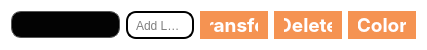
         <widget class="QFrame" name="frame_8">
          <property name="minimumSize">
           <size>
            <width>0</width>
            <height>50</height>
           </size>
          </property>
          <property name="maximumSize">
           <size>
            <width>1000</width>
            <height>50</height>
           </size>
          </property>
          <property name="styleSheet">
           <string notr="true">QFrame{
background-color:white;
border-radius:20px;
}</string>
          </property>
          <property name="frameShape">
           <enum>QFrame::StyledPanel</enum>
          </property>
          <property name="frameShadow">
           <enum>QFrame::Raised</enum>
          </property>
          <layout class="QGridLayout" name="gridLayout_6" columnstretch="1,1,1,1,1">
           <property name="horizontalSpacing">
            <number>6</number>
           </property>
           <property name="verticalSpacing">
            <number>0</number>
           </property>
           <item row="0" column="0">
            <widget class="QComboBox" name="channelsGraph2">
             <property name="maximumSize">
              <size>
               <width>250</width>
               <height>16777215</height>
              </size>
             </property>
             <property name="styleSheet">
              <string notr="true">QComboBox {
    border: 1px solid #565656; /* Border color for the combobox */
    border-radius: 10px;
    padding: 2px 18px 2px 8px; /* Adjust padding as needed */
    background-color: rgb(3, 3, 3); /* Background color of the combobox */
    color: #FFFFFF; /* Text color */
    selection-background-color: #2A2A2A; /* Background color when an item is selected */
	font-family: &quot;Overpass&quot;, sans-serif; /* Set the desired font-family */
	font-weight:bold;
	font-size:16px;
}

QComboBox:hover {
    border: 1px solid rgb(127, 127, 127); /* Border color on hover */
}

QComboBox::drop-down {
    border: none;
}

QComboBox::down-arrow {
	
	image: url(NewIcons/arrow-drop-down.png);
    width: 30px;
    height: 30px;
	margin-right: 15px; /* Adjust the margin-right to move the arrow to the left */
}

QComboBox::down-arrow:hover {
	
	image: url(NewIcons/arrow-drop-down.png);
}

QComboBox::indicator {
    width: 0;
    border: none;
    margin-right: 6px; /* Adjust as needed */
}

QComboBox::item {
    padding: 8px;
    background-color: #363636; /* Background color of each item */
}

QComboBox::item:selected {
    background-color: rgb(42, 42, 42); /* Background color of the selected item */
}

QComboBox::item:hover {
    background-color: #2A2A2A; /* Background color on item hover */
}

</string>
             </property>
            </widget>
           </item>
           <item row="0" column="1">
            <widget class="QLineEdit" name="addLabelGraph2">
             <property name="maximumSize">
              <size>
               <width>250</width>
               <height>16777215</height>
              </size>
             </property>
             <property name="styleSheet">
              <string notr="true">QLineEdit {
    border: 2px solid black; /* Border color for the line edit */
    border-radius: 10px;
    padding: 6px;
    background-color: white; /* Background color of the line edit */
    color: rgb(0, 0, 0); /* Text color */
    selection-background-color: #f59352; /* Background color when text is selected */
}

QLineEdit:hover {
    border: 1px solid #7F7F7F; /* Border color on hover */
}

QLineEdit:focus {
    border: 2px solid#f59352;; /* Border color when line edit is focused */
}

QLineEdit::placeholder {
    color: rgb(94, 94, 94); /* Placeholder text color */
}

QLineEdit::hover:placeholder {
    color: rgb(0, 0, 0); /* Placeholder text color on hover */
}</string>
             </property>
             <property name="alignment">
              <set>Qt::AlignLeading|Qt::AlignLeft|Qt::AlignVCenter</set>
             </property>
             <property name="placeholderText">
              <string>Add Label</string>
             </property>
            </widget>
           </item>
           <item row="0" column="2">
            <widget class="QPushButton" name="transferButtonGraph2_1">
             <property name="sizePolicy">
              <sizepolicy hsizetype="Maximum" vsizetype="Fixed">
               <horstretch>0</horstretch>
               <verstretch>0</verstretch>
              </sizepolicy>
             </property>
             <property name="maximumSize">
              <size>
               <width>130</width>
               <height>16777215</height>
              </size>
             </property>
             <property name="font">
              <font>
               <family>-apple-system</family>
               <pointsize>14</pointsize>
               <bold>true</bold>
              </font>
             </property>
             <property name="styleSheet">
              <string notr="true">QPushButton{
background-color: #f59352;
border-radius: 15px;
color: #fff;
cursor: pointer;
font-family: -apple-system,system-ui,&quot;Segoe UI&quot;,Roboto,&quot;Helvetica Neue&quot;,Ubuntu,sans-serif;
font-size: 100%;
height: 30px;
line-height: 1.15;
outline: none;
padding: 3 10px;
text-align: center;
width: 30px; /* Reduced width to 200 pixels */
}
QPushButton:hover{
background-color: rgb(227, 134, 76);
}
QPushButton:pressed{
background-color: rgb(175, 103, 58);
}</string>
             </property>
             <property name="text">
              <string>Transfer</string>
             </property>
             <property name="icon">
              <iconset>
               <normaloff>NewIcons/transfer-vertical-svgrepo-com.png</normaloff>NewIcons/transfer-vertical-svgrepo-com.png</iconset>
             </property>
             <property name="iconSize">
              <size>
               <width>25</width>
               <height>25</height>
              </size>
             </property>
             <property name="checkable">
              <bool>false</bool>
             </property>
             <property name="autoDefault">
              <bool>false</bool>
             </property>
             <property name="flat">
              <bool>true</bool>
             </property>
            </widget>
           </item>
           <item row="0" column="3">
            <widget class="QPushButton" name="deleteButtonGraph2">
             <property name="sizePolicy">
              <sizepolicy hsizetype="Maximum" vsizetype="Fixed">
               <horstretch>0</horstretch>
               <verstretch>0</verstretch>
              </sizepolicy>
             </property>
             <property name="maximumSize">
              <size>
               <width>110</width>
               <height>16777215</height>
              </size>
             </property>
             <property name="font">
              <font>
               <family>-apple-system</family>
               <pointsize>14</pointsize>
               <bold>true</bold>
              </font>
             </property>
             <property name="styleSheet">
              <string notr="true">QPushButton{
background-color: #f59352;
border-radius: 15px;
color: #fff;
cursor: pointer;
font-family: -apple-system,system-ui,&quot;Segoe UI&quot;,Roboto,&quot;Helvetica Neue&quot;,Ubuntu,sans-serif;
font-size: 100%;
height: 30px;
line-height: 1.15;
outline: none;
padding: 3 10px;
text-align: center;
width: 30px; /* Reduced width to 200 pixels */
}
QPushButton:hover{
background-color: rgb(227, 134, 76);
}
QPushButton:pressed{
background-color: rgb(175, 103, 58);
}</string>
             </property>
             <property name="text">
              <string>Delete</string>
             </property>
             <property name="icon">
              <iconset>
               <normaloff>Icons/delete-svgrepo-com.svg</normaloff>Icons/delete-svgrepo-com.svg</iconset>
             </property>
             <property name="iconSize">
              <size>
               <width>25</width>
               <height>25</height>
              </size>
             </property>
             <property name="checkable">
              <bool>false</bool>
             </property>
             <property name="autoDefault">
              <bool>false</bool>
             </property>
             <property name="flat">
              <bool>true</bool>
             </property>
            </widget>
           </item>
           <item row="0" column="4">
            <widget class="QPushButton" name="colorButtonGraph2">
             <property name="sizePolicy">
              <sizepolicy hsizetype="Maximum" vsizetype="Fixed">
               <horstretch>0</horstretch>
               <verstretch>0</verstretch>
              </sizepolicy>
             </property>
             <property name="maximumSize">
              <size>
               <width>110</width>
               <height>16777215</height>
              </size>
             </property>
             <property name="font">
              <font>
               <family>-apple-system</family>
               <pointsize>14</pointsize>
               <bold>true</bold>
              </font>
             </property>
             <property name="styleSheet">
              <string notr="true">QPushButton{
background-color: #f59352;
border-radius: 15px;
color: #fff;
cursor: pointer;
font-family: -apple-system,system-ui,&quot;Segoe UI&quot;,Roboto,&quot;Helvetica Neue&quot;,Ubuntu,sans-serif;
font-size: 100%;
height: 30px;
line-height: 1.15;
outline: none;
padding: 3 10px;
text-align: center;
width: 30px; /* Reduced width to 200 pixels */
}
QPushButton:hover{
background-color: rgb(227, 134, 76);
}
QPushButton:pressed{
background-color: rgb(175, 103, 58);
}</string>
             </property>
             <property name="text">
              <string>Color</string>
             </property>
             <property name="icon">
              <iconset>
               <normaloff>Icons/color-palette-svgrepo-com.svg</normaloff>Icons/color-palette-svgrepo-com.svg</iconset>
             </property>
             <property name="iconSize">
              <size>
               <width>25</width>
               <height>25</height>
              </size>
             </property>
             <property name="checkable">
              <bool>false</bool>
             </property>
             <property name="autoDefault">
              <bool>false</bool>
             </property>
             <property name="flat">
              <bool>true</bool>
             </property>
            </widget>
           </item>
          </layout>
         </widget>
